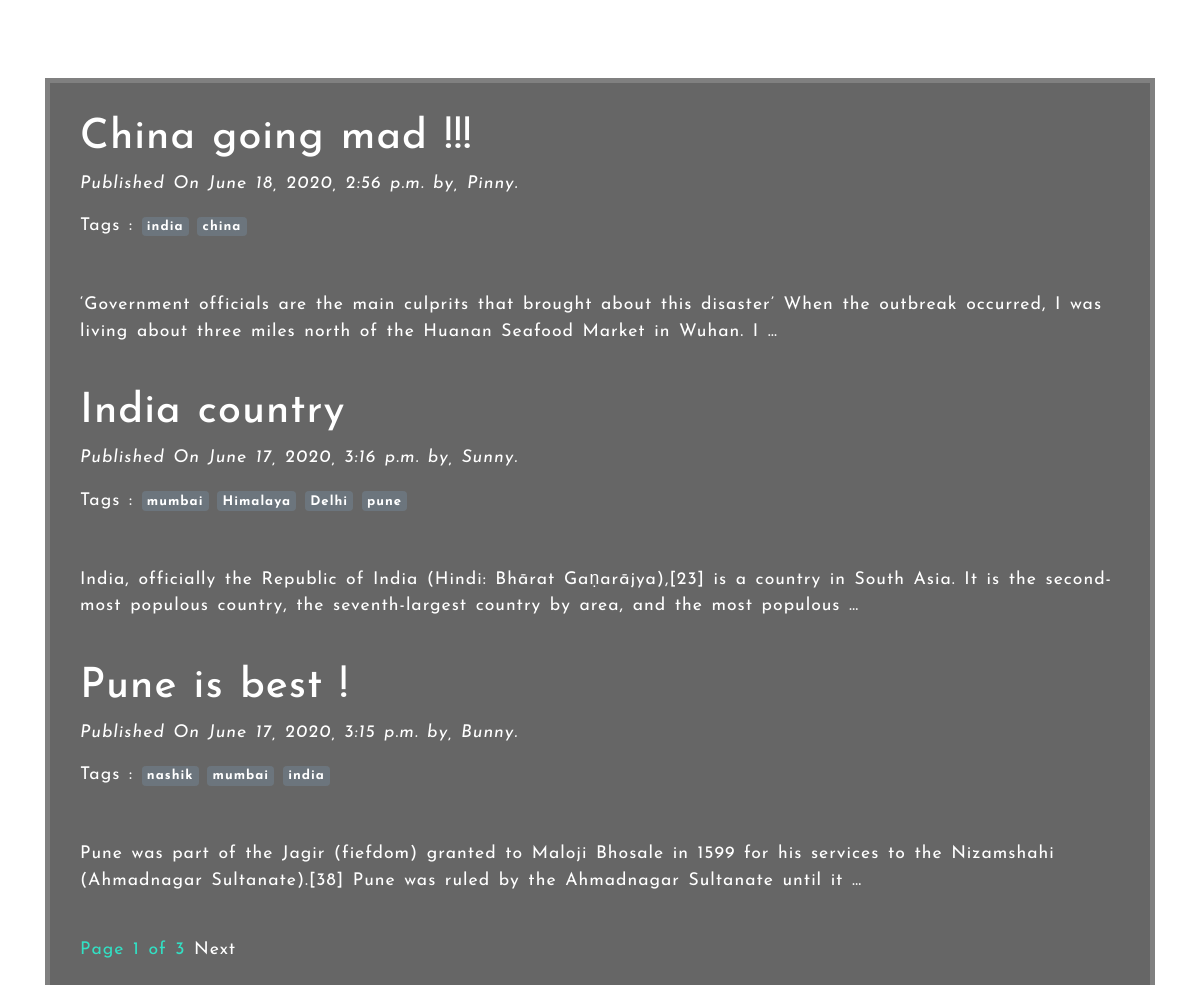
The page / on the database its author committed.
### blogApp/models.py (models this page shows)
class Post(models.Model):
    STATUS_CHOICES = (('draft', 'Draft'), ('published', 'Published'))
    title = models.CharField(max_length=256)
    slug = models.SlugField(max_length=264, unique_for_date='publish')
    author = models.ForeignKey(User, related_name='blog_post',on_delete=models.DO_NOTHING)
    body = models.TextField()
    publish = models.DateTimeField(default=timezone.now)
    created = models.DateTimeField(auto_now_add=True)
    updated = models.DateTimeField(auto_now=True)
    status = models.CharField(max_length=10, choices=STATUS_CHOICES, default='draft')
    tags = TaggableManager()
    class Meta:
        ordering = ('-publish',)
    def __str__(self):
        return self.title
    def get_absolute_url(self):
        return reverse('post_detail', args=[
            self.publish.year,
            self.publish.strftime('%m'),
            self.publish.strftime('%d'),
            self.slug
        ])

### blogApp/views.py (the view)
# urls.py: path('', post_list_view),
def post_list_view(request,tag_slug=None):
    post_list = Post.objects.filter(status__iexact="published")
    tag = None
    if tag_slug:
        tag = get_object_or_404(Tag, slug=tag_slug)
        post_list = post_list.filter(tags__in=[tag])
    paginator = Paginator(post_list, 3)
    page_number = request.GET.get('page')
    try:
        post_list = paginator.page(page_number)
    except PageNotAnInteger:
        post_list = paginator.page(1)
    except EmptyPage:
        post_list = paginator.page(paginator.num_pages)
    return render(request, 'blogApp/post_list.html', {'posts': post_list,'tag':tag})

### blogApp/templatetags/blog_tags.py (called while the page is built)
@register.simple_tag
def total_post():
    return Post.objects.count()

@register.simple_tag
def latest(count=3):
    latest_posts = Post.objects.order_by('-publish')[:count]
    return latest_posts

### templates/blogApp/post_list.html (shortened to what this page needs)
{% extends '../base.html' %}
{% load blog_tags %}
{% block content %}
    {% for post in posts %}
        <h1><a href="{{post.get_absolute_url}}">{{post.title}}</a></h1>
        <p id="date"><i>Published On {{post.publish}} by, {{post.author|title}}.</i></p>
        <div id="pills">Tags :
            {% for tag in post.tags.all %}
            <a href="{% url 'post_list_by_tag_name' tag.slug %}" class="badge badge-secondary">{{tag.name}}</a>
            {% endfor %}
        </div><br><br>
        {{post.body|truncatewords:30|linebreaks}}
        <br>
    {% endfor %}
    {% include 'blogApp/pagination.html' with page=posts %}
{% endblock %}

### templates/base.html (shortened to what this page needs)
<!doctype html>
{% load static %}
<html lang="en">
<head>
    <link rel="stylesheet" href="https://stackpath.bootstrapcdn.com/bootstrap/4.5.0/css/bootstrap.min.css"
>
    <link rel="stylesheet" href="{% static 'css/master.css'%}">
</head>
<body>
    {% include 'nav.html' %}
    <nav class="mnavbar1">
        <div class="hamburger-menu1">
            <div class="line1 line-11"></div>
            <div class="line1 line-22"></div>
            <div class="line1 line-33"></div>
        </div>
    </nav>
    <div class="container">
        <div class="container" id="mtext">
            {% block content %}
            {% endblock %}
        </div>
    </div>
</body>
</html>

### templates/nav.html (shortened to what this page needs)
<div class="mcontainer">
    <nav class="mnavbar">
        <div class="hamburger-menu">
            <div class="line line-1"></div>
            <div class="line line-2"></div>
            <div class="line line-3"></div>
        </div>
    </nav>
</div>

### templates/blogApp/pagination.html (shortened to what this page needs)
<div>
    <span style="color: #32e0c4 ;">Page {{page.number}} of {{page.paginator.num_pages}}</span>
    {% if page.has_next %}
    <a href="?page={{page.next_page_number}}">Next</a>
    {% endif %}
</div>

### static/css/master.css (style rules this page uses)
* { margin: 0; padding: 0; }
body { background-image:url(../images/nature.jpg); -webkit-background-size:cover; background-size: cover; background-repeat: no-repeat; background-position: center; height: 100vh; background-attachment: fixed; font-family: 'Josefin Sans', sans-serif; }
#mtext { background-color:rgba(0, 0, 0, 0.6); border: 5px solid gray; margin-top: 7%; color: #fff; word-spacing: 2px; letter-spacing: 1px; font-size: 1.1rem; padding: 30px; margin-bottom: 20px; }
#mtext a { text-decoration: none; color: white; }
#mtext h1 { font-size: 2.6rem; }
.hamburger-menu { width: 35px; height: 30px; position: fixed; top: 20px; left: 20px; cursor: pointer; display: flex; flex-direction: column; justify-content: space-around; }
.line { width: 100%; height: 3px; background-color: white; transition: all 0.8s; }
.hamburger-menu1 { width: 35px; height: 30px; position: fixed; top: 20px; right: 20px; cursor: pointer; display: flex; flex-direction: column; justify-content: space-around; }
.line1 { width: 100%; height: 3px; background-color: white; transition: all 0.8s; }
.mnavbar1 { width: 100%; height: 100%; background-color: rgba(0,0,0,0.3); position: fixed; top: 0%; right: -100%; display: flex; justify-content: center; align-items: center; border-radius: 0 0 0 0; transition: right 0.8s cubic-bezier(1,0,0,1); }
.mnavbar { width: 300px; height: 100%; background-color: rgba(0,0,0,0.3); position: fixed; top: 0; left: -300px; display: flex; justify-content: center; align-items: center; border-radius: 0 60% 20% 0; transition: left 0.8s cubic-bezier(1,0,0,1); }

### rows shown on the page
Post: title "China going mad !!!", publish "June 18, 2020, 2:56 p.m.", author "Pinny", body "‘Government officials are the main culprits that brought about this disaster’ When the outbreak occurred, I was living about three miles north of the Huanan Seafood Market in Wuhan. I …"
Tag: name "india"
Tag: name "china"
Post: title "India country", publish "June 17, 2020, 3:16 p.m.", author "Sunny", body "India, officially the Republic of India (Hindi: Bhārat Gaṇarājya),[23] is a country in South Asia. It is the second-most populous country, the seventh-largest country by area, and the most populous …"
Tag: name "mumbai"
Tag: name "Himalaya"
Tag: name "Delhi"
Tag: name "pune"
Post: title "Pune is best !", publish "June 17, 2020, 3:15 p.m.", author "Bunny", body "Pune was part of the Jagir (fiefdom) granted to Maloji Bhosale in 1599 for his services to the Nizamshahi (Ahmadnagar Sultanate).[38] Pune was ruled by the Ahmadnagar Sultanate until it …"
Tag: name "nashik"

### other values the page prints
{{ page.number }} "1"
{{ page.paginator.num_pages }} "3"
